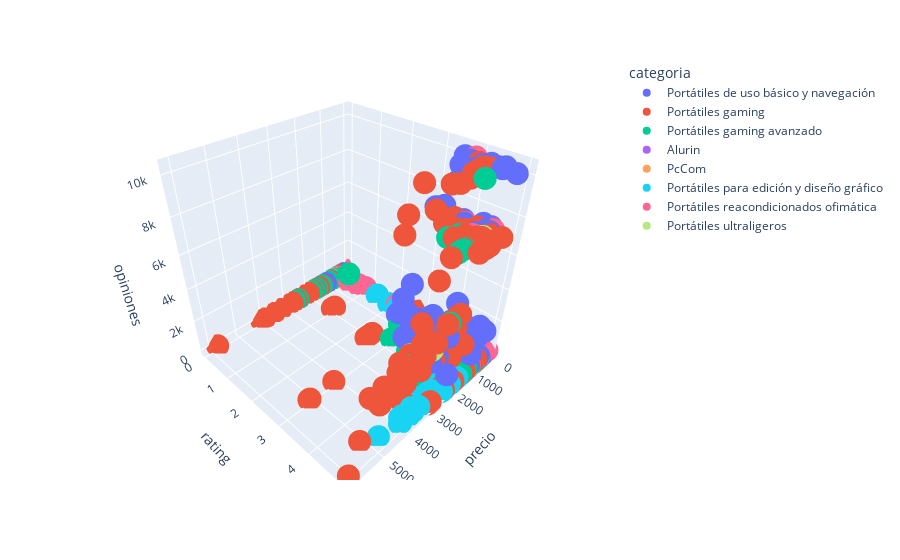

Write notebook code for a chart like this one.
### Code cell
px.scatter_3d(data_frame = df_merged,
              x          = "precio",
              y          = "rating",
              z          = "opiniones",
              color      = "categoria"
              )

### Figure 1 — Plotly figure (JSON) as saved in the notebook; plotly's stock layout.template omitted (floating-point values rounded to 4 significant figures; data arrays with more than 128 entries replaced by an {"elided": "..."} marker saying what was removed)
{"data": [{"hovertemplate": "categoria=Portátiles de uso básico y navegación<br>precio=%{x}<br>rating=%{y}<br>opiniones=%{z}<extra></extra>", "legendgroup": "Portátiles de uso básico y navegación", "marker": {"color": "#636efa", "symbol": "circle"}, "mode": "markers", "name": "Portátiles de uso básico y navegación", "scene": "scene", "showlegend": true, "type": "scatter3d", "x": {"elided": "278 float values"}, "y": {"elided": "278 float values"}, "z": {"elided": "278 int values"}}, {"hovertemplate": "categoria=Portátiles gaming<br>precio=%{x}<br>rating=%{y}<br>opiniones=%{z}<extra></extra>", "legendgroup": "Portátiles gaming", "marker": {"color": "#EF553B", "symbol": "circle"}, "mode": "markers", "name": "Portátiles gaming", "scene": "scene", "showlegend": true, "type": "scatter3d", "x": {"elided": "473 float values"}, "y": {"elided": "473 float values"}, "z": {"elided": "473 int values"}}, {"hovertemplate": "categoria=Portátiles gaming avanzado<br>precio=%{x}<br>rating=%{y}<br>opiniones=%{z}<extra></extra>", "legendgroup": "Portátiles gaming avanzado", "marker": {"color": "#00cc96", "symbol": "circle"}, "mode": "markers", "name": "Portátiles gaming avanzado", "scene": "scene", "showlegend": true, "type": "scatter3d", "x": [840.0, 610.0, 790.0, 930.0, 760.0, 990.0, 820.0, 940.0, 1668.0, 1192.0, 947.4, 1389, 1734.0, 1065.0, 1334.0, 1141.0, 1389, 1676.0, 1575.0, 1499, 1879, 1619, 2659, 1499, 1399, 1724.0, 2029, 1629, 1849.0, 1709, 1160, 1035.0, 1563.0, 1430.0, 1890.0, 1338.0, 1155, 1502.0, 1490, 1449, 1717.0, 1607.0, 1734.0, 1540.0, 1489.0, 688.3, 1759, 1799, 999, 969, 716.0, 999, 1199, 1178.0, 1074.0, 1287.0, 1236.0, 1018.0, 1147.0, 2298.0, 1210.0, 1509, 1222.0, 1209.0, 1696.0, 1347.0, 1485.0, 1699, 1909, 1399, 1912, 949, 819, 1119, 2199, 1079, 1499, 1349, 2389, 1579, 829, 1399, 2829, 1399, 1799, 1349, 980, 958.1, 1199, 989.0, 1699, 1399, 1246, 809.0, 1745.0, 1204.0, 1938.0, 819, 1986.0, 809.0, 1799, 939, 1479, 1409, 979, 1299, 1382.0, 990.0, 1099.0, 1215.0, 1159, 819, 909, 1069, 1047.0, 1646.0, 1619, 2519.0, 949], "y": [4.2, 4.2, 4.2, 3.9, 3.9, 3.9, 3.9, 3.9, 4.7, 3.8, 0, 0, 3.8, 0, 3.8, 3.8, 0, 3.8, 3.8, 0, 0, 0, 0, 0, 4.5, 0, 4, 4, 3.8, 3, 4.5, 2.8, 3.8, 3.8, 3.8, 3.8, 5, 3.8, 3.8, 3.6, 3.8, 3.8, 3.8, 4.2, 3.8, 4.5, 0, 0, 4.5, 4.4, 4.3, 4.3, 1, 3.8, 3.8, 3.8, 3.8, 3.8, 3.8, 4.4, 4.3, 0, 4, 4.4, 4.4, 4.4, 5, 4.7, 0, 0, 4.1, 4.3, 4.3, 4.8, 4.9, 4.8, 0, 4.6, 4.5, 4.9, 4.5, 5, 4.5, 4.5, 3.6, 4.5, 4.7, 0, 4.5, 4.8, 4.5, 4.5, 4.7, 0, 4.7, 4.8, 4.7, 5, 3.8, 5, 4.8, 0, 0, 0, 0, 4.3, 4.7, 4.5, 0, 4.3, 4.8, 0, 0, 0, 0, 3.8, 0, 0, 0], "z": [0, 0, 0, 0, 0, 0, 0, 0, 7386, 271, 0, 0, 271, 0, 271, 271, 0, 271, 271, 0, 0, 0, 0, 0, 0, 0, 0, 0, 271, 0, 86, 86, 271, 271, 271, 271, 86, 271, 271, 0, 271, 271, 271, 7386, 271, 0, 0, 0, 0, 0, 0, 0, 1797, 271, 271, 271, 271, 271, 271, 324, 0, 0, 35, 2404, 148, 148, 148, 0, 0, 0, 449, 0, 0, 0, 0, 0, 0, 0, 0, 0, 0, 0, 0, 0, 0, 0, 87, 0, 0, 0, 0, 0, 10350, 0, 7386, 0, 7386, 0, 21, 0, 0, 0, 0, 0, 0, 0, 21, 87, 0, 7386, 0, 0, 0, 0, 0, 271, 0, 0, 0]}, {"hovertemplate": "categoria=Alurin<br>precio=%{x}<br>rating=%{y}<br>opiniones=%{z}<extra></extra>", "legendgroup": "Alurin", "marker": {"color": "#ab63fa", "symbol": "circle"}, "mode": "markers", "name": "Alurin", "scene": "scene", "showlegend": true, "type": "scatter3d", "x": [450.0, 430.0, 540.0, 550.0, 410.0, 530.0, 510.0, 430.0, 430.0, 430.0, 480.0, 470.0, 500.0, 500.0, 530.0, 440.0, 540.0, 385, 399, 530.0, 509.9, 620.0, 670.0, 400.0, 400.0, 500.0, 390, 500.0, 520.0], "y": [4.2, 4.2, 4.2, 4.2, 4.2, 4.2, 4.2, 4.2, 4.2, 4.2, 4.2, 4.2, 4.2, 0, 4.2, 4.2, 4.2, 4.3, 4, 4.2, 4.2, 4.2, 4.2, 4.2, 4.2, 4.2, 4.2, 4.2, 4.3], "z": [0, 0, 0, 0, 0, 0, 0, 0, 0, 0, 0, 0, 0, 0, 0, 0, 0, 0, 0, 0, 0, 0, 0, 0, 0, 0, 0, 0, 0]}, {"hovertemplate": "categoria=PcCom<br>precio=%{x}<br>rating=%{y}<br>opiniones=%{z}<extra></extra>", "legendgroup": "PcCom", "marker": {"color": "#FFA15A", "symbol": "circle"}, "mode": "markers", "name": "PcCom", "scene": "scene", "showlegend": true, "type": "scatter3d", "x": [530.0, 509.9, 500.0], "y": [4.2, 4.2, 4.2], "z": [0, 0, 0]}, {"hovertemplate": "categoria=Portátiles para edición y diseño gráfico<br>precio=%{x}<br>rating=%{y}<br>opiniones=%{z}<extra></extra>", "legendgroup": "Portátiles para edición y diseño gráfico", "marker": {"color": "#19d3f3", "symbol": "circle"}, "mode": "markers", "name": "Portátiles para edición y diseño gráfico", "scene": "scene", "showlegend": true, "type": "scatter3d", "x": {"elided": "148 float values"}, "y": {"elided": "148 float values"}, "z": {"elided": "148 int values"}}, {"hovertemplate": "categoria=Portátiles reacondicionados ofimática<br>precio=%{x}<br>rating=%{y}<br>opiniones=%{z}<extra></extra>", "legendgroup": "Portátiles reacondicionados ofimática", "marker": {"color": "#FF6692", "symbol": "circle"}, "mode": "markers", "name": "Portátiles reacondicionados ofimática", "scene": "scene", "showlegend": true, "type": "scatter3d", "x": [0, 0, 485.4, 262, 953.9, 330.0, 542.3, 369, 329.0, 285, 273.0, 0, 0, 790.0, 579.0, 439, 359.1, 327.6, 0, 0, 460.7, 541.9, 631.2, 560.0, 0, 0, 0, 550.5, 317.0, 1463.0, 269.9, 489.0, 569, 1673.0, 289.0, 544.1, 834.7, 390.0, 1000, 771.8, 398, 595, 778, 778, 963.8, 1075.0, 305, 339, 400.0, 349, 0, 0, 0, 529.9, 985.1, 736.4, 680.5, 219.0, 399.0, 750.9, 602.0, 550.4, 335, 0, 489.9, 0, 0, 0, 0, 0, 0, 613.1, 0, 0, 446.9, 297.0, 279, 461.9, 612.2, 464.9, 502.7, 461.9, 779, 0, 0, 850, 0, 0], "y": [4.4, 0, 4.3, 5, 4.5, 4.3, 4, 3.6, 4.3, 4.5, 4.1, 5, 4.6, 5, 0, 4.1, 4.7, 4.6, 4.6, 4.5, 3.9, 4.5, 4.5, 4.1, 4.5, 4.6, 4.5, 4.7, 4, 4.3, 3.8, 3, 3.6, 4.3, 2.2, 0.5, 4.3, 4.3, 4, 4.4, 4.4, 4.8, 4, 4.3, 4.3, 4.3, 4.5, 4.6, 4.3, 1, 4.3, 4.5, 4.1, 4.6, 5, 4.5, 4.3, 2.5, 4.1, 4.6, 5, 4.3, 4.3, 4.5, 4.7, 4.6, 4.5, 4.7, 4.5, 4.5, 4.6, 4.6, 4.5, 4.6, 4.3, 4.5, 3.8, 4.2, 4.2, 0.8, 3, 4.3, 4.4, 4.5, 4.6, 3.3, 4.4, 4.6], "z": [0, 0, 133, 139, 7386, 54, 133, 133, 133, 139, 54, 0, 0, 0, 0, 139, 7386, 0, 0, 0, 0, 0, 0, 7386, 0, 0, 0, 1656, 10350, 133, 54, 28, 44, 133, 54, 133, 133, 54, 112, 133, 44, 44, 133, 133, 133, 133, 28, 28, 54, 28, 0, 0, 0, 133, 133, 133, 133, 28, 28, 133, 133, 133, 44, 0, 0, 0, 0, 0, 0, 0, 0, 0, 0, 0, 0, 28, 112, 97, 133, 133, 133, 97, 0, 0, 0, 300, 0, 0]}, {"hovertemplate": "categoria=Portátiles ultraligeros<br>precio=%{x}<br>rating=%{y}<br>opiniones=%{z}<extra></extra>", "legendgroup": "Portátiles ultraligeros", "marker": {"color": "#B6E880", "symbol": "circle"}, "mode": "markers", "name": "Portátiles ultraligeros", "scene": "scene", "showlegend": true, "type": "scatter3d", "x": [1976.0, 1605.0, 778.5, 877.6, 638.2, 774.1, 999, 2149.0, 1085.0, 851.6, 550.0, 359.0, 660.7, 767.6], "y": [3.8, 4.2, 4.5, 0, 4.2, 4.1, 5, 4.5, 4.6, 4.7, 4.3, 3.5, 0, 0], "z": [271, 36, 983, 0, 0, 0, 58, 1797, 215, 7386, 54, 28, 0, 0]}], "layout": {"legend": {"title": {"text": "categoria"}, "tracegroupgap": 0}, "margin": {"t": 60}, "scene": {"domain": {"x": [0, 1], "y": [0, 1]}, "xaxis": {"title": {"text": "precio"}}, "yaxis": {"title": {"text": "rating"}}, "zaxis": {"title": {"text": "opiniones"}}}}}
